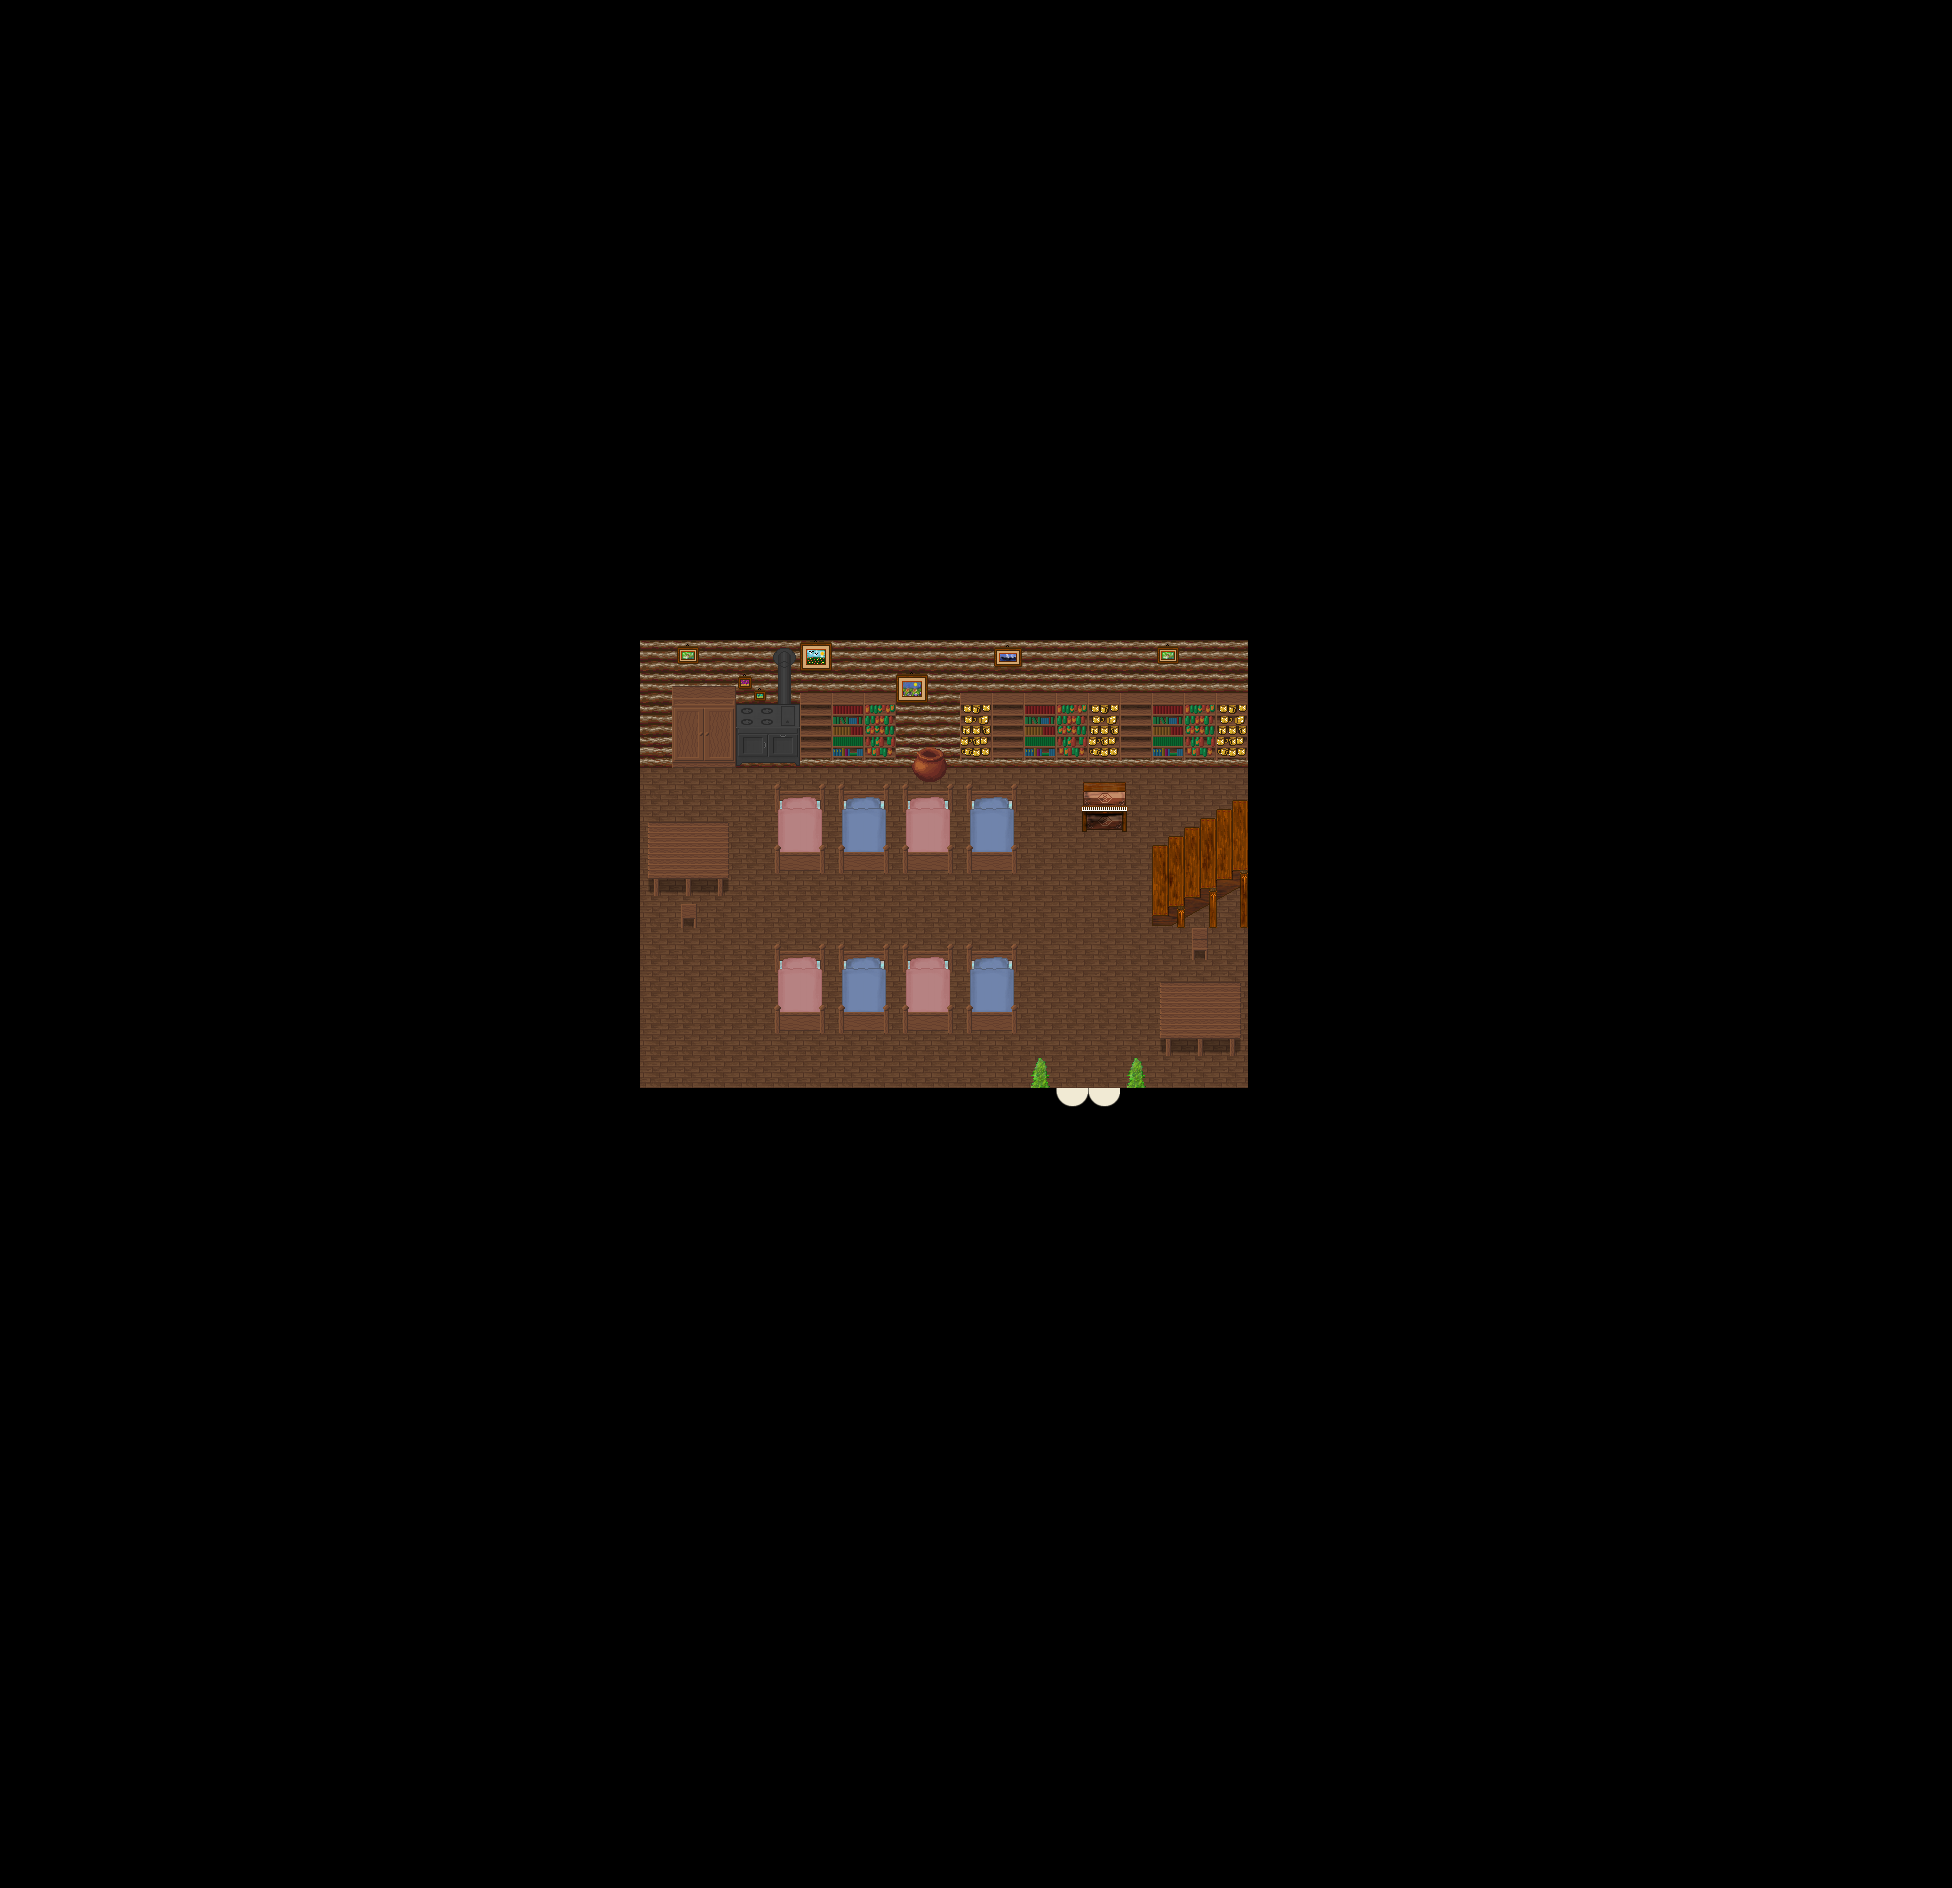

This game map was drawn from its Tiled (.tmx) file and the tilesets committed beside it. A one-line description and the trimmed map source follow:
An orthogonal 61x59 tile map with 32x32 px tiles, 10 tile layers (Ground1, Ground2, Paintings, Desks, ...), 2 hidden layers not drawn, 10 tilesets and 3 objects (2x fixme, warp).

<map version="1.8" tiledversion="1.8.0" orientation="orthogonal" renderorder="right-down" width="61" height="59" tilewidth="32" tileheight="32" infinite="0" nextlayerid="18" nextobjectid="41">
 <properties>
  <property name="author" value="TMW2 Team" />
  <property name="background0image" value="graphics/images/spit23loginwallpaper_800x600.png" />
  <property name="license" value="GPL v2+" />
  <property name="manaplus version" value="2" />
  <property name="minimap" value="graphics/minimaps/020-8.png" />
  <property name="music" value="8bit_the_hero.ogg" />
  <property name="name" value="Real Estate" />
 </properties>
 <tileset firstgid="1" name="Collision" tilewidth="32" tileheight="32" tilecount="9" columns="3">
  <image source="../graphics/tilesets/collision.png" width="96" height="96" />
 </tileset>
 <tileset firstgid="10" name="inn" tilewidth="32" tileheight="32" tilecount="256" columns="16">
  <image source="../graphics/tilesets/inn.png" width="512" height="512" />
 </tileset>
 <tileset firstgid="266" name="snow_village" tilewidth="32" tileheight="32" tilecount="256" columns="16">
  <image source="../graphics/tilesets/snow_village.png" width="512" height="512" />
 </tileset>
 <tileset firstgid="522" name="woodland_indoor" tilewidth="32" tileheight="32" tilecount="256" columns="16">
  <image source="../graphics/tilesets/woodland_indoor.png" width="512" height="512" />
 </tileset>
 <tileset firstgid="778" name="inn_x2" tilewidth="32" tileheight="64" tilecount="48" columns="16">
  <image source="../graphics/tilesets/inn_x2.png" width="512" height="192" />
 </tileset>
 <tileset firstgid="826" name="christmas" tilewidth="32" tileheight="32" tilecount="304" columns="16">
  <image source="../graphics/tilesets/christmas.png" width="512" height="608" />
 </tileset>
 <tileset firstgid="1130" name="shadow" tilewidth="32" tileheight="32" tilecount="128" columns="8">
  <image source="../graphics/tilesets/evol/shadow.png" width="256" height="512" />
 </tileset>
 <tileset firstgid="1258" name="woodland_indoor_x2" tilewidth="32" tileheight="64" tilecount="48" columns="16">
  <image source="../graphics/tilesets/woodland_indoor_x2.png" width="512" height="192" />
 </tileset>
 <tileset firstgid="1306" name="woodland_indoor_x3" tilewidth="32" tileheight="96" tilecount="48" columns="16">
  <image source="../graphics/tilesets/woodland_indoor_x3.png" width="512" height="288" />
 </tileset>
 <tileset firstgid="1354" source="../graphics/tilesets/lof/woodland_indoor_extra.tsx" />
 <layer id="1" name="Ground1" width="61" height="59">
  <data>[3599 cells, 3599 non-empty, 4 distinct tile ids]</data>
 </layer>
 <layer id="2" name="Ground2" width="61" height="59">
  <data>[3599 cells, 0 non-empty, 0 distinct tile ids]</data>
 </layer>
 <layer id="14" name="Paintings" width="61" height="59">
  <properties>
   <property name="TileCondition" value="2" />
  </properties>
  <data>[3599 cells, 6 non-empty, 5 distinct tile ids]</data>
 </layer>
 <layer id="15" name="Desks" width="61" height="59">
  <properties>
   <property name="TileCondition" value="4" />
  </properties>
  <data>[3599 cells, 18 non-empty, 9 distinct tile ids]</data>
 </layer>
 <layer id="17" name="Chairs" width="61" height="59">
  <properties>
   <property name="TileCondition" value="32" />
  </properties>
  <data>[3599 cells, 2 non-empty, 2 distinct tile ids]</data>
 </layer>
 <layer id="16" name="Pianos" width="61" height="59">
  <properties>
   <property name="TileCondition" value="8" />
  </properties>
  <data>[3599 cells, 9 non-empty, 9 distinct tile ids]</data>
 </layer>
 <layer id="12" name="Beds" width="61" height="59">
  <properties>
   <property name="TileCondition" value="64" />
  </properties>
  <data>[3599 cells, 64 non-empty, 16 distinct tile ids]</data>
 </layer>
 <layer id="13" name="Storages" width="61" height="59">
  <properties>
   <property name="TileCondition" value="128" />
  </properties>
  <data>[3599 cells, 16 non-empty, 8 distinct tile ids]</data>
 </layer>
 <layer id="4" name="Fringe" width="61" height="59">
  <data>[3599 cells, 10 non-empty, 9 distinct tile ids]</data>
 </layer>
 <layer id="5" name="Over1" width="61" height="59">
  <data>[3599 cells, 22 non-empty, 5 distinct tile ids]</data>
 </layer>
 <layer id="9" name="Collision" width="61" height="59" visible="0">
  <data>[3599 cells, 3381 non-empty, 1 distinct tile ids]</data>
 </layer>
 <layer id="10" name="Heights" width="61" height="59" visible="0">
  <data>[3599 cells, 0 non-empty, 0 distinct tile ids]</data>
 </layer>
 <objectgroup id="11" name="Objects">
  <object id="36" name="Margin" type="fixme" x="1312" y="1248" width="640" height="640" />
  <object id="39" name="Margin" type="fixme" x="0" y="0" width="640" height="640" />
  <object id="40" name="To Nivalis" type="warp" x="1056" y="1088" width="64" height="32">
   <properties>
    <property name="dest_map" value="020-1" />
    <property name="dest_x" value="42" />
    <property name="dest_y" value="86" />
   </properties>
  </object>
 </objectgroup>
</map>
